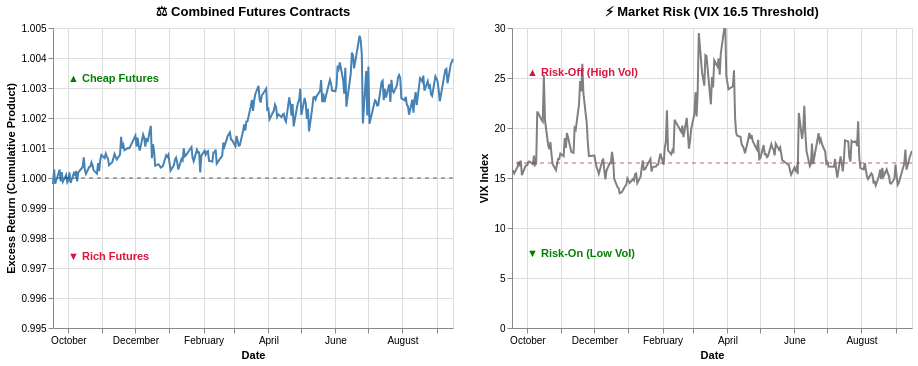

Notebook cell for this chart:
### Markdown cell above
## 👥 The Arbitrage Crowd and Market Uncertainty: Combining All Four Contracts
**What are we observing?**
The graph on the left shows the cumulative product of 1 plus the excess returns. It shows an initial blip alongside a quick bump in the VIX, and then falls as the VIX declines. Going forward, the VIX rises steadily until April before declining. The cumulative excess return closely follows this upward trajectory. Finally, the last peak in excess returns coincides with the July spike in the VIX.

**What is the data telling us?**
As market uncertainty rose, the demand for protection increased, and that spilled over into the futures market. Driven by hedging pressure, investors who either shorted the futures market or purchased protection in the OTC market caused short liquidity to overwhelm long liquidity. The $\Delta$ was negative, causing futures prices to trade below the implied financing rate due to the *infrastructure limits of arbitrage*.

**A Cross-Asset Echo:**
Readers of the previous chapter might raise an eyebrow at the timing of this dislocation. The most pronounced surge in the VIX—and the corresponding acceleration in our excess returns—occurred in March 2026. This perfectly overlaps with the physical market fractures and massive price bursts we tracked in WTI crude. What we are seeing here is the financial echo of that physical shock. When macroeconomic uncertainty spikes, balance sheets tighten across the board. The same infrastructure constraints that choked the physical delivery of oil also choked the liquidity providers in the financial markets, forcing S&P futures to trade at a discount.


**Who benefits from this dislocation?**
Any investor who took a long position in futures, either as a straight-up directional bet or as a cash market substitution for cash equitization.

**Is the scale meaningful?**
It is worth keeping in mind that the departure from pure arbitrage is not huge. By the end of our experiment, the cumulative product of the excess returns is 1.00396—a yield enhancement of less than 40 bps. This pickup is not something to be ignored, but it is not likely to tempt portfolios that fret over perfectly tracking the underlying index.

### Code cell
# Results combined contracts: Sep. 17, 2025-Sep. 16, 2026
complete_graph=create_arb_vix()
display(plot_contract_arb_band(complete_graph,'Combined Futures Contracts'))

### Figure 1 — Vega-Lite specification as saved in the notebook (floating-point values rounded to 4 significant figures; data arrays with more than 128 entries replaced by an {"elided": "..."} marker saying what was removed)
{"config": {"view": {"continuousWidth": 300, "continuousHeight": 300}}, "hconcat": [{"layer": [{"data": {"name": "data-5de0b05d2db092d67688ea818de01b69"}, "mark": {"type": "line", "color": "steelblue", "strokeWidth": 2}, "encoding": {"tooltip": [{"field": "date", "type": "temporal"}, {"field": "Cumulative Excess Return", "type": "quantitative"}], "x": {"field": "date", "title": "Date", "type": "temporal"}, "y": {"field": "Cumulative Excess Return", "scale": {"domain": [0.995, 1.005]}, "title": "Excess Return (Cumulative Product)", "type": "quantitative"}}}, {"data": {"name": "data-62270e77d641448c13ff0a9fcf3e6578"}, "mark": {"type": "rule", "color": "black", "opacity": 0.6, "strokeDash": [4, 4]}, "encoding": {"y": {"field": "y", "type": "quantitative"}}}, {"data": {"name": "data-43807a7517ce8d1e736d09477ce97267"}, "mark": {"type": "text", "align": "left", "baseline": "top", "color": "green", "dx": 5, "fontWeight": "bold"}, "encoding": {"text": {"field": "text", "type": "nominal"}, "x": {"value": 10}, "y": {"field": "y", "type": "quantitative"}}}, {"data": {"name": "data-bfe5ff7198e2b8f6f045fd9762d0a983"}, "mark": {"type": "text", "align": "left", "baseline": "bottom", "color": "crimson", "dx": 5, "fontWeight": "bold"}, "encoding": {"text": {"field": "text", "type": "nominal"}, "x": {"value": 10}, "y": {"field": "y", "type": "quantitative"}}}], "height": 300, "title": "⚖️ Combined Futures Contracts", "width": 400}, {"layer": [{"data": {"name": "data-5de0b05d2db092d67688ea818de01b69"}, "mark": {"type": "line", "color": "gray", "strokeWidth": 2}, "encoding": {"tooltip": [{"field": "date", "type": "temporal"}, {"field": "VIX", "type": "quantitative"}], "x": {"field": "date", "title": "Date", "type": "temporal"}, "y": {"field": "VIX", "scale": {"domain": [1, 30]}, "title": "VIX Index", "type": "quantitative"}}, "name": "view_fa9560222a733a83_1"}, {"data": {"name": "data-36ce8cf7b9b85712b0e5da6a8d4c123f"}, "mark": {"type": "rule", "color": "firebrick", "opacity": 0.7, "strokeDash": [4, 4]}, "encoding": {"y": {"field": "y", "type": "quantitative"}}}, {"data": {"name": "data-e1693b16d8edb1761d863943e923bf84"}, "mark": {"type": "text", "align": "left", "baseline": "bottom", "color": "crimson", "dx": 5, "fontWeight": "bold"}, "encoding": {"text": {"field": "text", "type": "nominal"}, "x": {"value": 10}, "y": {"field": "y", "type": "quantitative"}}}, {"data": {"name": "data-7e10542b402220f02c931d4ac3477b9e"}, "mark": {"type": "text", "align": "left", "baseline": "top", "color": "green", "dx": 5, "fontWeight": "bold"}, "encoding": {"text": {"field": "text", "type": "nominal"}, "x": {"value": 10}, "y": {"field": "y", "type": "quantitative"}}}], "height": 300, "title": "⚡ Market Risk (VIX 16.5 Threshold)", "width": 400}], "params": [{"name": "param_db82be42624d4632", "select": {"type": "interval", "encodings": ["x"]}, "bind": "scales", "views": ["view_fa9560222a733a83_1"]}], "$schema": "https://vega.github.io/schema/vega-lite/v6.4.1.json", "datasets": {"data-5de0b05d2db092d67688ea818de01b69": {"elided": "240 records"}, "data-62270e77d641448c13ff0a9fcf3e6578": [{"y": 1.0}], "data-43807a7517ce8d1e736d09477ce97267": [{"y": 1.003, "text": "▲ Cheap Futures"}], "data-bfe5ff7198e2b8f6f045fd9762d0a983": [{"y": 0.9972, "text": "▼ Rich Futures"}], "data-36ce8cf7b9b85712b0e5da6a8d4c123f": [{"y": 16.5}], "data-e1693b16d8edb1761d863943e923bf84": [{"y": 25, "text": "▲ Risk-Off (High Vol)"}], "data-7e10542b402220f02c931d4ac3477b9e": [{"y": 8, "text": "▼ Risk-On (Low Vol)"}]}}
